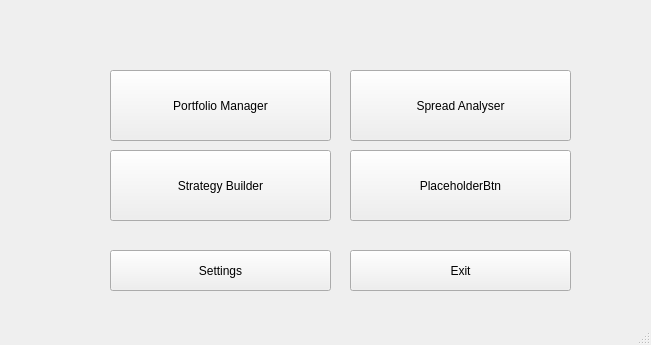
<?xml version="1.0" encoding="UTF-8"?>
<ui version="4.0">
 <class>ThetaTrader</class>
 <widget class="QMainWindow" name="ThetaTrader">
  <property name="geometry">
   <rect>
    <x>0</x>
    <y>0</y>
    <width>651</width>
    <height>345</height>
   </rect>
  </property>
  <property name="windowTitle">
   <string>ThetaTrader</string>
  </property>
  <property name="autoFillBackground">
   <bool>false</bool>
  </property>
  <property name="styleSheet">
   <string notr="true"/>
  </property>
  <widget class="QWidget" name="centralwidget">
   <widget class="QLabel" name="photo">
    <property name="geometry">
     <rect>
      <x>0</x>
      <y>0</y>
      <width>201</width>
      <height>61</height>
     </rect>
    </property>
    <property name="text">
     <string/>
    </property>
    <property name="pixmap">
     <pixmap>logo.png</pixmap>
    </property>
    <property name="scaledContents">
     <bool>true</bool>
    </property>
   </widget>
   <widget class="QPushButton" name="b1">
    <property name="geometry">
     <rect>
      <x>110</x>
      <y>150</y>
      <width>221</width>
      <height>71</height>
     </rect>
    </property>
    <property name="text">
     <string>Strategy Builder</string>
    </property>
   </widget>
   <widget class="QPushButton" name="b0">
    <property name="geometry">
     <rect>
      <x>110</x>
      <y>70</y>
      <width>221</width>
      <height>71</height>
     </rect>
    </property>
    <property name="text">
     <string>Portfolio Manager</string>
    </property>
   </widget>
   <widget class="QPushButton" name="b2">
    <property name="geometry">
     <rect>
      <x>350</x>
      <y>70</y>
      <width>221</width>
      <height>71</height>
     </rect>
    </property>
    <property name="text">
     <string>Spread Analyser</string>
    </property>
   </widget>
   <widget class="QPushButton" name="b3">
    <property name="geometry">
     <rect>
      <x>350</x>
      <y>150</y>
      <width>221</width>
      <height>71</height>
     </rect>
    </property>
    <property name="text">
     <string>PlaceholderBtn</string>
    </property>
   </widget>
   <widget class="QPushButton" name="b4">
    <property name="geometry">
     <rect>
      <x>350</x>
      <y>250</y>
      <width>221</width>
      <height>41</height>
     </rect>
    </property>
    <property name="text">
     <string>Exit</string>
    </property>
    <property name="shortcut">
     <string>Esc</string>
    </property>
   </widget>
   <widget class="QPushButton" name="b5">
    <property name="geometry">
     <rect>
      <x>110</x>
      <y>250</y>
      <width>221</width>
      <height>41</height>
     </rect>
    </property>
    <property name="text">
     <string>Settings</string>
    </property>
   </widget>
  </widget>
  <widget class="QMenuBar" name="menubar">
   <property name="geometry">
    <rect>
     <x>0</x>
     <y>0</y>
     <width>651</width>
     <height>22</height>
    </rect>
   </property>
  </widget>
  <widget class="QStatusBar" name="statusbar"/>
  <action name="actionNew">
   <property name="text">
    <string>Settings</string>
   </property>
   <property name="statusTip">
    <string>Create new file</string>
   </property>
   <property name="shortcut">
    <string>Meta+N</string>
   </property>
  </action>
  <action name="actionSave">
   <property name="text">
    <string>Save</string>
   </property>
  </action>
  <action name="actionCopy">
   <property name="text">
    <string>Copy</string>
   </property>
  </action>
  <action name="actionPaste">
   <property name="text">
    <string>Paste</string>
   </property>
  </action>
 </widget>
 <resources/>
 <connections/>
</ui>
